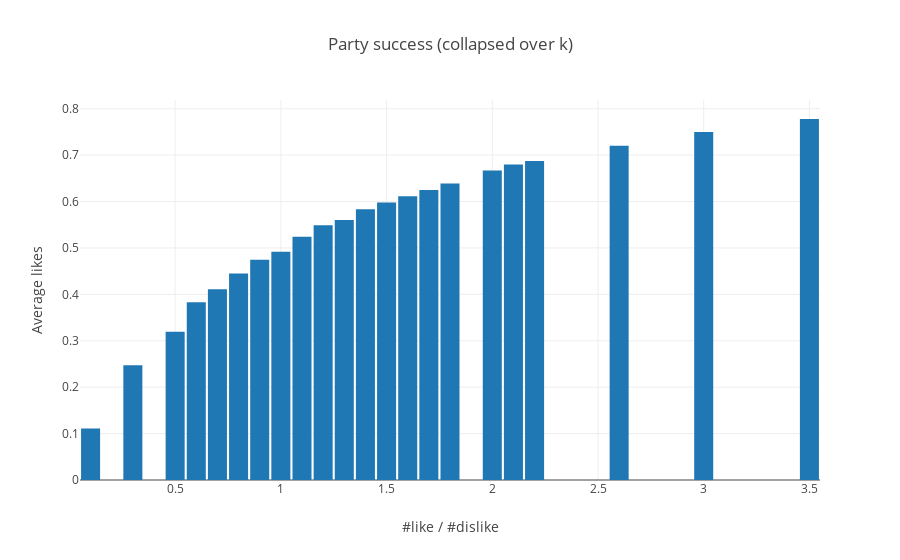

Notebook source saved alongside this figure:
### Code cell
Histogram()
.withX(ldRatioData)
.withY(likesNormalizedData)
.withHistfunc(HistFunc.Average)
.plot(Layout()
      .withTitle("Party success (collapsed over k)")
      .withXaxis(Axis()
                 .withTitle("#like / #dislike")
                 .withShowgrid(true)
      )
      .withYaxis(Axis()
                 .withTitle("Average likes")
                 .withShowgrid(true)
      )
      .withBargap(.1)
)

### Figure 1 — Plotly figure (JSON) as saved in the notebook; plotly's stock layout.template omitted (floating-point values rounded to 4 significant figures; data arrays with more than 128 entries replaced by an {"elided": "..."} marker saying what was removed)
{"data": [{"histfunc": "avg", "type": "histogram", "x": {"elided": "550 float values"}, "y": {"elided": "550 float values"}}], "layout": {"autosize": true, "bargap": 0.1, "title": {"text": "Party success (collapsed over k)"}, "xaxis": {"autorange": true, "range": [0.05, 3.55], "showgrid": true, "title": {"text": "#like / #dislike"}, "type": "linear"}, "yaxis": {"autorange": true, "range": [0, 0.8187], "showgrid": true, "title": {"text": "Average likes"}, "type": "linear"}}}
